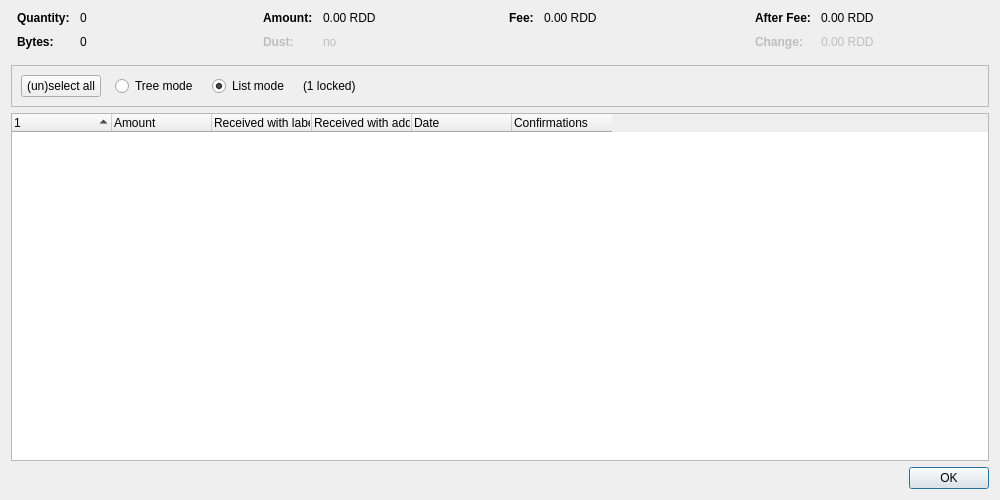
<?xml version="1.0" encoding="UTF-8"?>
<ui version="4.0">
 <class>CoinControlDialog</class>
 <widget class="QDialog" name="CoinControlDialog">
  <property name="geometry">
   <rect>
    <x>0</x>
    <y>0</y>
    <width>1000</width>
    <height>500</height>
   </rect>
  </property>
  <property name="windowTitle">
   <string>Coin Selection</string>
  </property>
  <layout class="QVBoxLayout" name="verticalLayout">
   <item>
    <layout class="QHBoxLayout" name="horizontalLayoutTop" stretch="0,0,0,0">
     <property name="topMargin">
      <number>0</number>
     </property>
     <property name="bottomMargin">
      <number>10</number>
     </property>
     <item>
      <layout class="QFormLayout" name="formLayoutCoinControl1">
       <property name="horizontalSpacing">
        <number>10</number>
       </property>
       <property name="verticalSpacing">
        <number>10</number>
       </property>
       <property name="leftMargin">
        <number>6</number>
       </property>
       <property name="rightMargin">
        <number>6</number>
       </property>
       <item row="0" column="0">
        <widget class="QLabel" name="labelCoinControlQuantityText">
         <property name="font">
          <font>
           <weight>75</weight>
           <bold>true</bold>
          </font>
         </property>
         <property name="text">
          <string>Quantity:</string>
         </property>
        </widget>
       </item>
       <item row="0" column="1">
        <widget class="QLabel" name="labelCoinControlQuantity">
         <property name="cursor">
          <cursorShape>IBeamCursor</cursorShape>
         </property>
         <property name="contextMenuPolicy">
          <enum>Qt::ActionsContextMenu</enum>
         </property>
         <property name="text">
          <string notr="true">0</string>
         </property>
         <property name="textInteractionFlags">
          <set>Qt::LinksAccessibleByMouse|Qt::TextSelectableByKeyboard|Qt::TextSelectableByMouse</set>
         </property>
        </widget>
       </item>
       <item row="1" column="0">
        <widget class="QLabel" name="labelCoinControlBytesText">
         <property name="font">
          <font>
           <weight>75</weight>
           <bold>true</bold>
          </font>
         </property>
         <property name="text">
          <string>Bytes:</string>
         </property>
        </widget>
       </item>
       <item row="1" column="1">
        <widget class="QLabel" name="labelCoinControlBytes">
         <property name="cursor">
          <cursorShape>IBeamCursor</cursorShape>
         </property>
         <property name="contextMenuPolicy">
          <enum>Qt::ActionsContextMenu</enum>
         </property>
         <property name="text">
          <string notr="true">0</string>
         </property>
         <property name="textInteractionFlags">
          <set>Qt::LinksAccessibleByMouse|Qt::TextSelectableByKeyboard|Qt::TextSelectableByMouse</set>
         </property>
        </widget>
       </item>
      </layout>
     </item>
     <item>
      <layout class="QFormLayout" name="formLayoutCoinControl2">
       <property name="horizontalSpacing">
        <number>10</number>
       </property>
       <property name="verticalSpacing">
        <number>10</number>
       </property>
       <property name="leftMargin">
        <number>6</number>
       </property>
       <property name="rightMargin">
        <number>6</number>
       </property>
       <item row="0" column="0">
        <widget class="QLabel" name="labelCoinControlAmountText">
         <property name="font">
          <font>
           <weight>75</weight>
           <bold>true</bold>
          </font>
         </property>
         <property name="text">
          <string>Amount:</string>
         </property>
        </widget>
       </item>
       <item row="0" column="1">
        <widget class="QLabel" name="labelCoinControlAmount">
         <property name="cursor">
          <cursorShape>IBeamCursor</cursorShape>
         </property>
         <property name="contextMenuPolicy">
          <enum>Qt::ActionsContextMenu</enum>
         </property>
         <property name="text">
          <string notr="true">0.00 RDD</string>
         </property>
         <property name="textInteractionFlags">
          <set>Qt::LinksAccessibleByMouse|Qt::TextSelectableByKeyboard|Qt::TextSelectableByMouse</set>
         </property>
        </widget>
       </item>
       <item row="1" column="0">
        <widget class="QLabel" name="labelCoinControlLowOutputText">
         <property name="enabled">
          <bool>false</bool>
         </property>
         <property name="font">
          <font>
           <weight>75</weight>
           <bold>true</bold>
          </font>
         </property>
         <property name="text">
          <string>Dust:</string>
         </property>
        </widget>
       </item>
       <item row="1" column="1">
        <widget class="QLabel" name="labelCoinControlLowOutput">
         <property name="enabled">
          <bool>false</bool>
         </property>
         <property name="cursor">
          <cursorShape>IBeamCursor</cursorShape>
         </property>
         <property name="contextMenuPolicy">
          <enum>Qt::ActionsContextMenu</enum>
         </property>
         <property name="text">
          <string notr="true">no</string>
         </property>
         <property name="textInteractionFlags">
          <set>Qt::LinksAccessibleByMouse|Qt::TextSelectableByKeyboard|Qt::TextSelectableByMouse</set>
         </property>
        </widget>
       </item>
      </layout>
     </item>
     <item>
      <layout class="QFormLayout" name="formLayoutCoinControl3">
       <property name="horizontalSpacing">
        <number>10</number>
       </property>
       <property name="verticalSpacing">
        <number>10</number>
       </property>
       <property name="leftMargin">
        <number>6</number>
       </property>
       <property name="rightMargin">
        <number>6</number>
       </property>
       <item row="0" column="0">
        <widget class="QLabel" name="labelCoinControlFeeText">
         <property name="font">
          <font>
           <weight>75</weight>
           <bold>true</bold>
          </font>
         </property>
         <property name="text">
          <string>Fee:</string>
         </property>
        </widget>
       </item>
       <item row="0" column="1">
        <widget class="QLabel" name="labelCoinControlFee">
         <property name="cursor">
          <cursorShape>IBeamCursor</cursorShape>
         </property>
         <property name="contextMenuPolicy">
          <enum>Qt::ActionsContextMenu</enum>
         </property>
         <property name="text">
          <string notr="true">0.00 RDD</string>
         </property>
         <property name="textInteractionFlags">
          <set>Qt::LinksAccessibleByMouse|Qt::TextSelectableByKeyboard|Qt::TextSelectableByMouse</set>
         </property>
        </widget>
       </item>
      </layout>
     </item>
     <item>
      <layout class="QFormLayout" name="formLayoutCoinControl4">
       <property name="horizontalSpacing">
        <number>10</number>
       </property>
       <property name="verticalSpacing">
        <number>10</number>
       </property>
       <property name="leftMargin">
        <number>6</number>
       </property>
       <property name="rightMargin">
        <number>6</number>
       </property>
       <item row="0" column="0">
        <widget class="QLabel" name="labelCoinControlAfterFeeText">
         <property name="font">
          <font>
           <weight>75</weight>
           <bold>true</bold>
          </font>
         </property>
         <property name="text">
          <string>After Fee:</string>
         </property>
        </widget>
       </item>
       <item row="0" column="1">
        <widget class="QLabel" name="labelCoinControlAfterFee">
         <property name="cursor">
          <cursorShape>IBeamCursor</cursorShape>
         </property>
         <property name="contextMenuPolicy">
          <enum>Qt::ActionsContextMenu</enum>
         </property>
         <property name="text">
          <string notr="true">0.00 RDD</string>
         </property>
         <property name="textInteractionFlags">
          <set>Qt::LinksAccessibleByMouse|Qt::TextSelectableByKeyboard|Qt::TextSelectableByMouse</set>
         </property>
        </widget>
       </item>
       <item row="1" column="0">
        <widget class="QLabel" name="labelCoinControlChangeText">
         <property name="enabled">
          <bool>false</bool>
         </property>
         <property name="font">
          <font>
           <weight>75</weight>
           <bold>true</bold>
          </font>
         </property>
         <property name="text">
          <string>Change:</string>
         </property>
        </widget>
       </item>
       <item row="1" column="1">
        <widget class="QLabel" name="labelCoinControlChange">
         <property name="enabled">
          <bool>false</bool>
         </property>
         <property name="cursor">
          <cursorShape>IBeamCursor</cursorShape>
         </property>
         <property name="contextMenuPolicy">
          <enum>Qt::ActionsContextMenu</enum>
         </property>
         <property name="text">
          <string notr="true">0.00 RDD</string>
         </property>
         <property name="textInteractionFlags">
          <set>Qt::LinksAccessibleByMouse|Qt::TextSelectableByKeyboard|Qt::TextSelectableByMouse</set>
         </property>
        </widget>
       </item>
      </layout>
     </item>
    </layout>
   </item>
   <item>
    <widget class="QFrame" name="frame">
     <property name="minimumSize">
      <size>
       <width>0</width>
       <height>40</height>
      </size>
     </property>
     <property name="frameShape">
      <enum>QFrame::StyledPanel</enum>
     </property>
     <property name="frameShadow">
      <enum>QFrame::Sunken</enum>
     </property>
     <layout class="QHBoxLayout" name="horizontalLayout">
      <item>
       <layout class="QHBoxLayout" name="horizontalLayoutPanel" stretch="0,0,0,0,0">
        <property name="spacing">
         <number>14</number>
        </property>
        <item>
         <widget class="QPushButton" name="pushButtonSelectAll">
          <property name="sizePolicy">
           <sizepolicy hsizetype="Maximum" vsizetype="Fixed">
            <horstretch>0</horstretch>
            <verstretch>0</verstretch>
           </sizepolicy>
          </property>
          <property name="text">
           <string>(un)select all</string>
          </property>
          <property name="autoDefault">
           <bool>false</bool>
          </property>
         </widget>
        </item>
        <item>
         <widget class="QRadioButton" name="radioTreeMode">
          <property name="sizePolicy">
           <sizepolicy hsizetype="Maximum" vsizetype="Fixed">
            <horstretch>0</horstretch>
            <verstretch>0</verstretch>
           </sizepolicy>
          </property>
          <property name="text">
           <string>Tree mode</string>
          </property>
         </widget>
        </item>
        <item>
         <widget class="QRadioButton" name="radioListMode">
          <property name="sizePolicy">
           <sizepolicy hsizetype="Maximum" vsizetype="Fixed">
            <horstretch>0</horstretch>
            <verstretch>0</verstretch>
           </sizepolicy>
          </property>
          <property name="text">
           <string>List mode</string>
          </property>
          <property name="checked">
           <bool>true</bool>
          </property>
         </widget>
        </item>
        <item>
         <widget class="QLabel" name="labelLocked">
          <property name="text">
           <string notr="true">(1 locked)</string>
          </property>
         </widget>
        </item>
        <item>
         <spacer name="horizontalSpacer">
          <property name="orientation">
           <enum>Qt::Horizontal</enum>
          </property>
          <property name="sizeHint" stdset="0">
           <size>
            <width>40</width>
            <height>20</height>
           </size>
          </property>
         </spacer>
        </item>
       </layout>
      </item>
     </layout>
    </widget>
   </item>
   <item>
    <widget class="CoinControlTreeWidget" name="treeWidget">
     <property name="contextMenuPolicy">
      <enum>Qt::CustomContextMenu</enum>
     </property>
     <property name="sortingEnabled">
      <bool>false</bool>
     </property>
     <property name="columnCount">
      <number>6</number>
     </property>
     <attribute name="headerShowSortIndicator" stdset="0">
      <bool>true</bool>
     </attribute>
     <attribute name="headerStretchLastSection">
      <bool>false</bool>
     </attribute>
     <column>
      <property name="text">
       <string/>
      </property>
     </column>
     <column>
      <property name="text">
       <string>Amount</string>
      </property>
     </column>
     <column>
      <property name="text">
       <string>Received with label</string>
      </property>
     </column>
     <column>
      <property name="text">
       <string>Received with address</string>
      </property>
     </column>
     <column>
      <property name="text">
       <string>Date</string>
      </property>
     </column>
     <column>
      <property name="text">
       <string>Confirmations</string>
      </property>
      <property name="toolTip">
       <string>Confirmed</string>
      </property>
     </column>
     <column>
      <property name="text">
       <string/>
      </property>
     </column>
     <column>
      <property name="text">
       <string/>
      </property>
     </column>
     <column>
      <property name="text">
       <string/>
      </property>
     </column>
     <column>
      <property name="text">
       <string/>
      </property>
     </column>
    </widget>
   </item>
   <item>
    <widget class="QDialogButtonBox" name="buttonBox">
     <property name="orientation">
      <enum>Qt::Horizontal</enum>
     </property>
     <property name="standardButtons">
      <set>QDialogButtonBox::Ok</set>
     </property>
    </widget>
   </item>
  </layout>
 </widget>
 <customwidgets>
  <customwidget>
   <class>CoinControlTreeWidget</class>
   <extends>QTreeWidget</extends>
   <header>qt/coincontroltreewidget.h</header>
  </customwidget>
 </customwidgets>
 <resources/>
 <connections/>
</ui>
